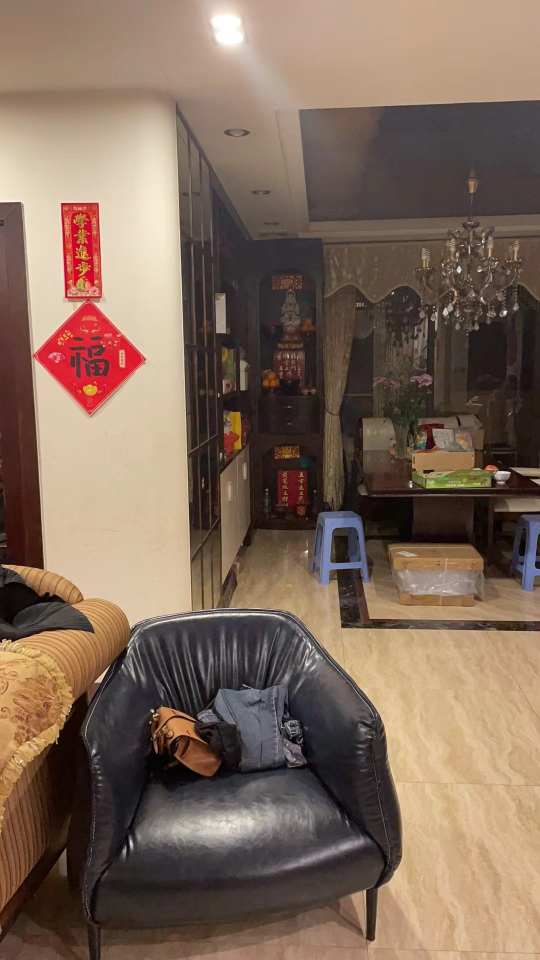
%> input picture multiple_image/n1.jpg, 1080 x 1920 px (shown at 1/2 size)
$ octave main.m   (GNU Octave 9; MATLAB toolbox functions it lacks are replaced by stand-ins)
%> lines starting %> are read from the running program, lines starting %| are printed output that depends on the picture
clear, clc, close all
% Preparation
run('vl_setup'); % run once
%> (this line was passed over: vl_setup is not available in this run)

im3 = imread('n1.JPG');
%> im3 is the input picture: size 1920x1080x3 uint8; mean R, G, B 127.5, 105.7, 90.4
im1 = imread('n2.JPG');
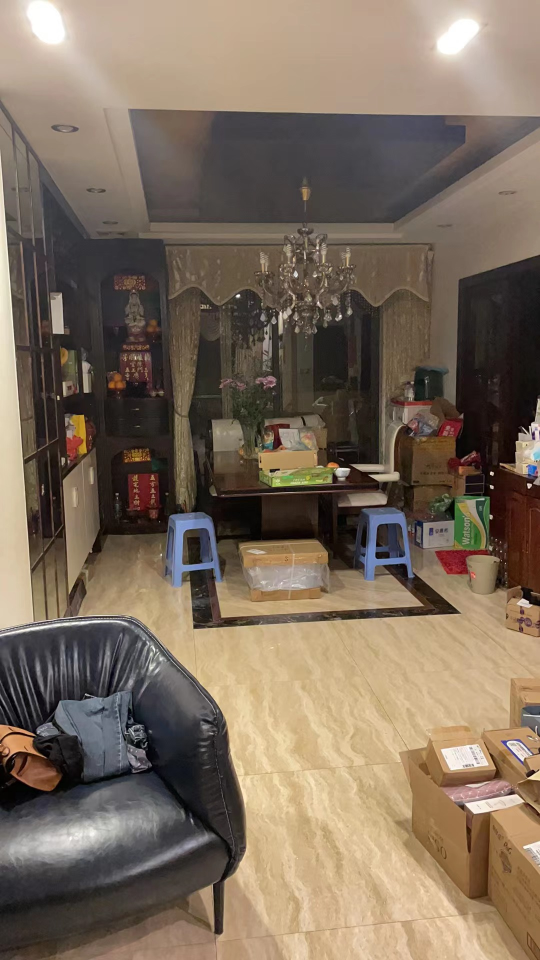
%> input picture multiple_image/n2.jpg, 1080 x 1920 px (shown at 1/2 size)
%> im1 is the input picture: size 1920x1080x3 uint8; mean R, G, B 124.6, 108.9, 92.8
im2 = imread('n3.JPG');
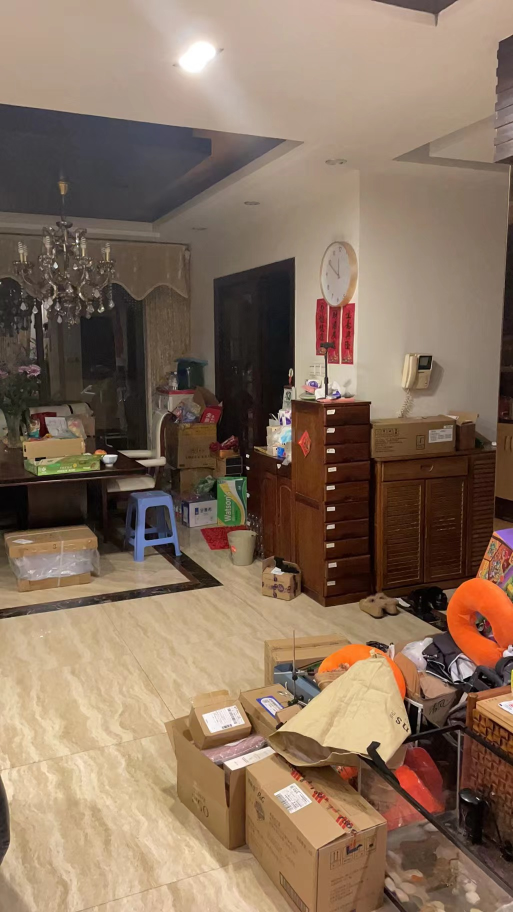
%> input picture multiple_image/n3.jpg, 1026 x 1824 px (shown at 1/2 size)
%> im2 is the input picture: size 1824x1026x3 uint8; mean R, G, B 135.6, 112.7, 93.6

im1 = imresize(im1, 0.5); im1 = rgb2gray(im1); im1 = single(im1);
%> after `im1 = rgb2gray(im1)`:
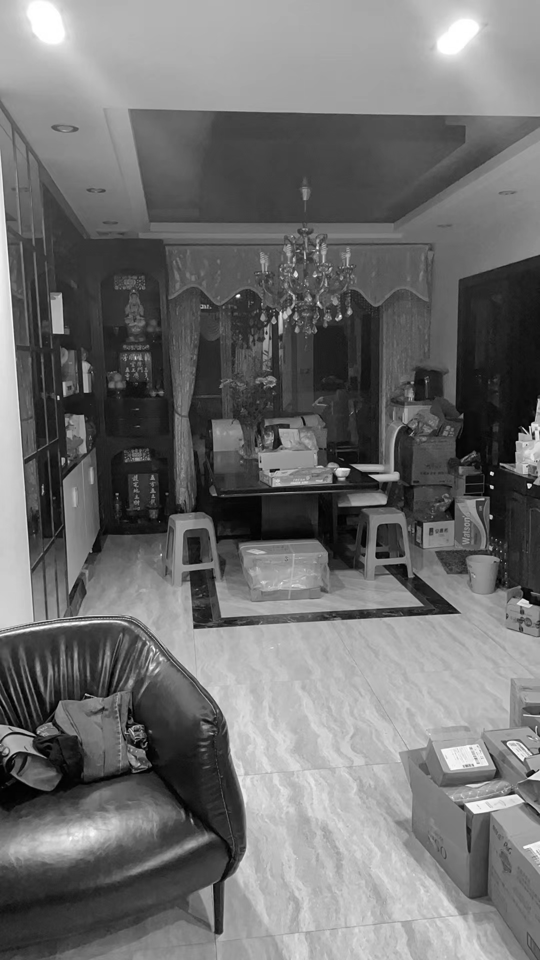
%> im1: size 960x540 uint8; min 0, max 255, mean 111.8
im2 = imresize(im2, 0.5); im2 = rgb2gray(im2); im2 = single(im2);
%> after `im2 = imresize(im2, 0.5)`:
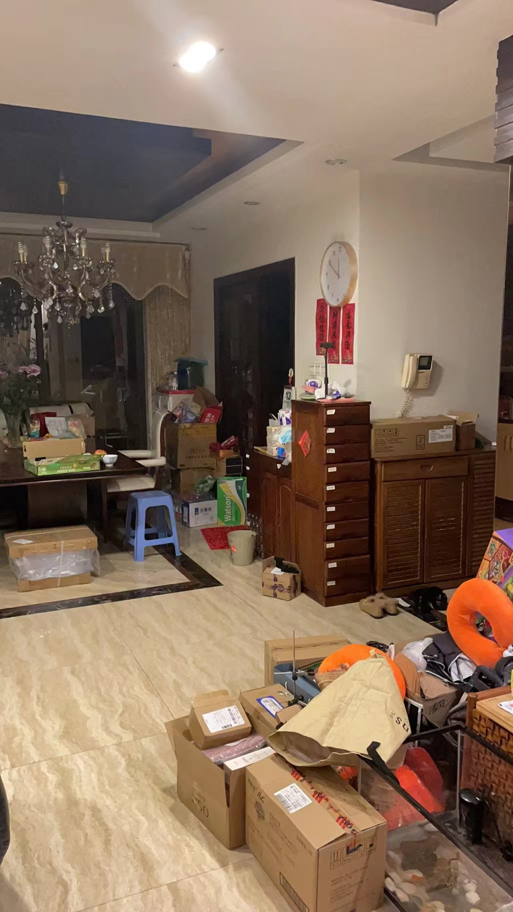
%> im2: size 912x513x3 uint8; mean R, G, B 135.6, 112.7, 93.6
%> after `im2 = rgb2gray(im2)`:
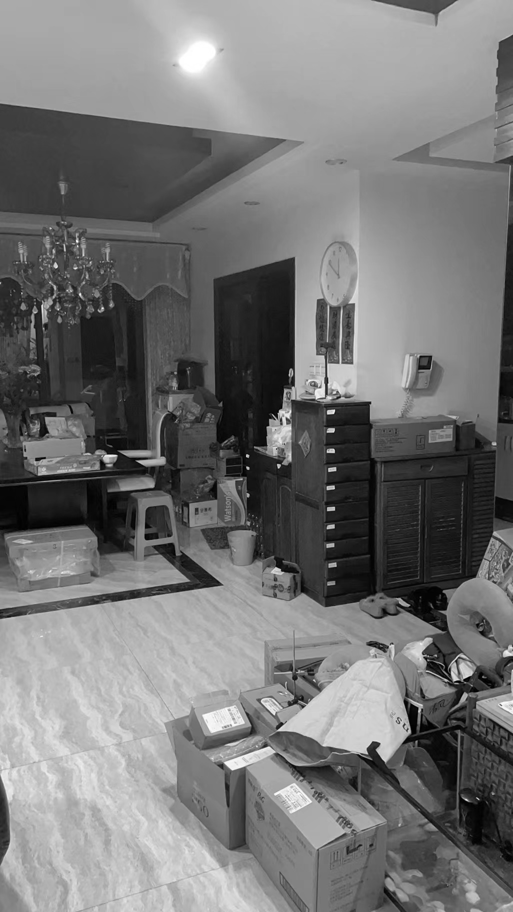
%> im2: size 912x513 uint8; min 0, max 255, mean 117.4
im3 = imresize(im3, 0.5); im3 = rgb2gray(im3); im3 = single(im3);
%> after `im3 = imresize(im3, 0.5)`:
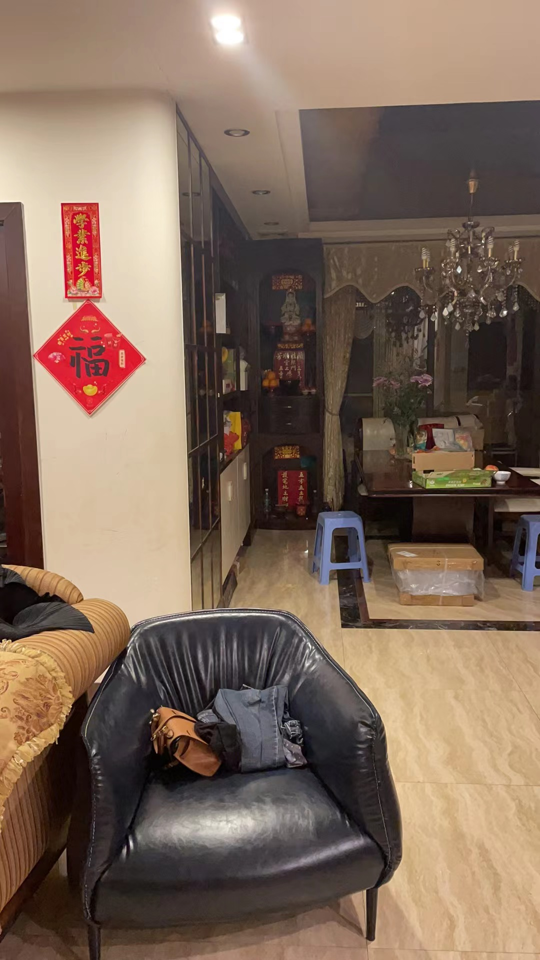
%> im3: size 960x540x3 uint8; mean R, G, B 127.5, 105.7, 90.4
%> after `im3 = rgb2gray(im3)`:
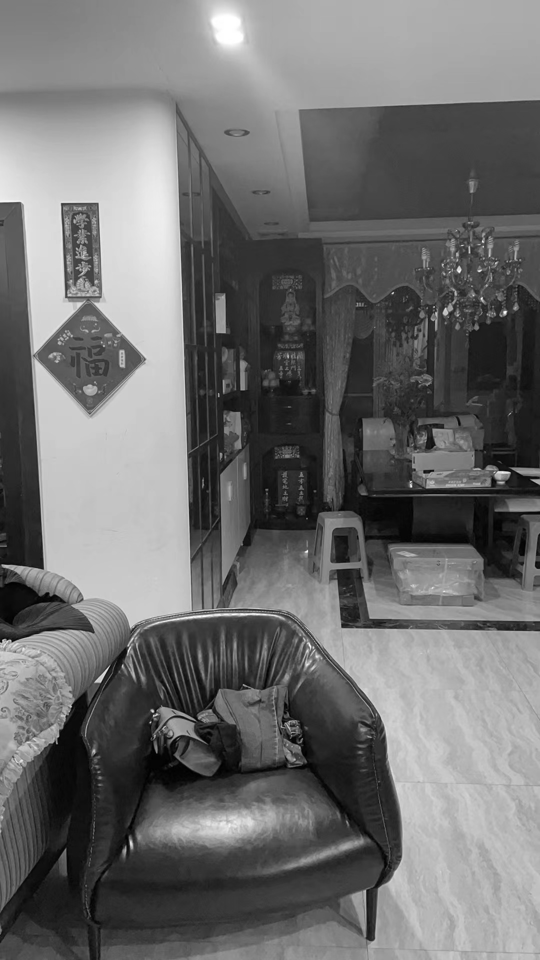
%> im3: size 960x540 uint8; min 0, max 255, mean 110.5

%> (the run ends here)
